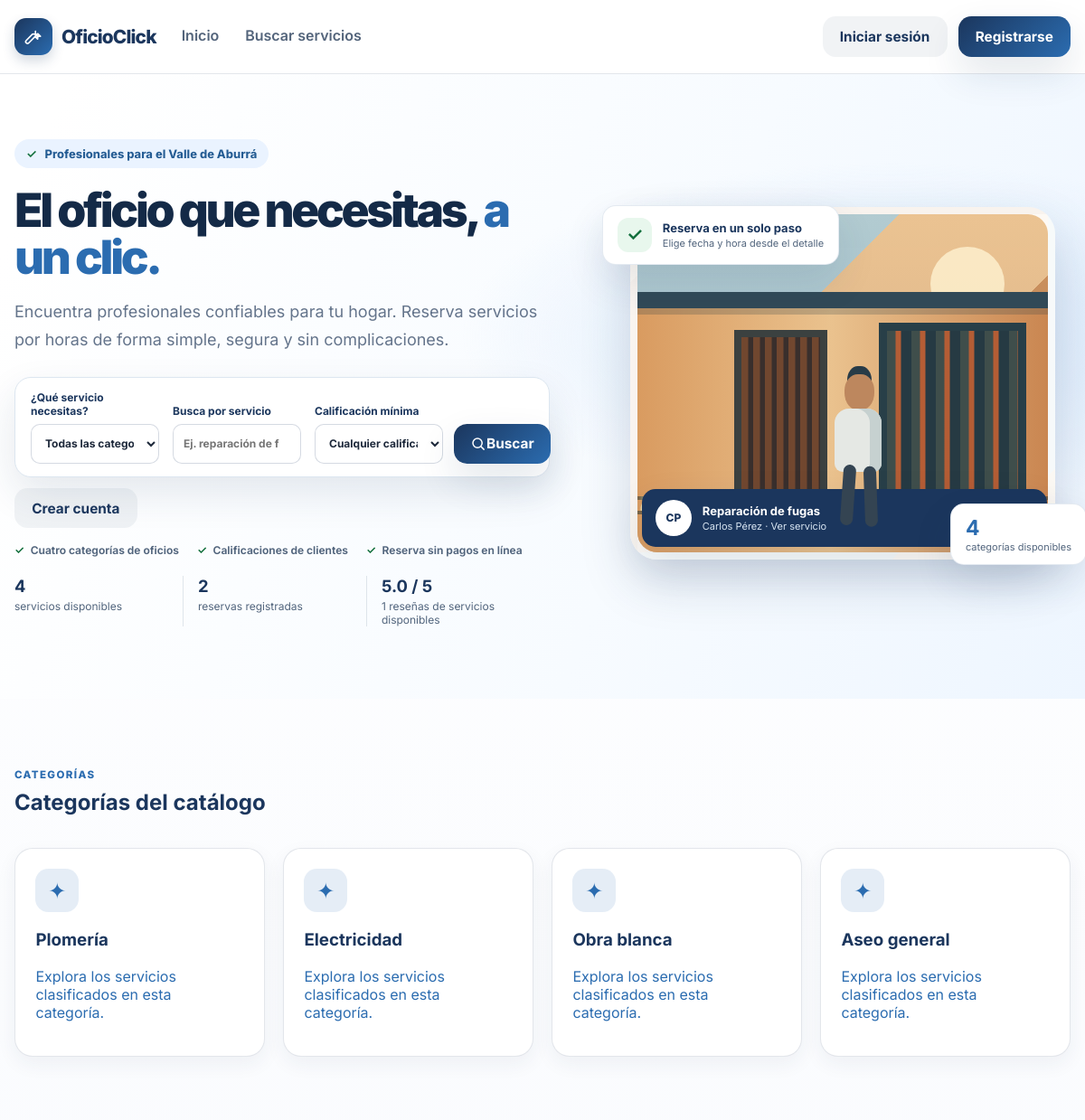
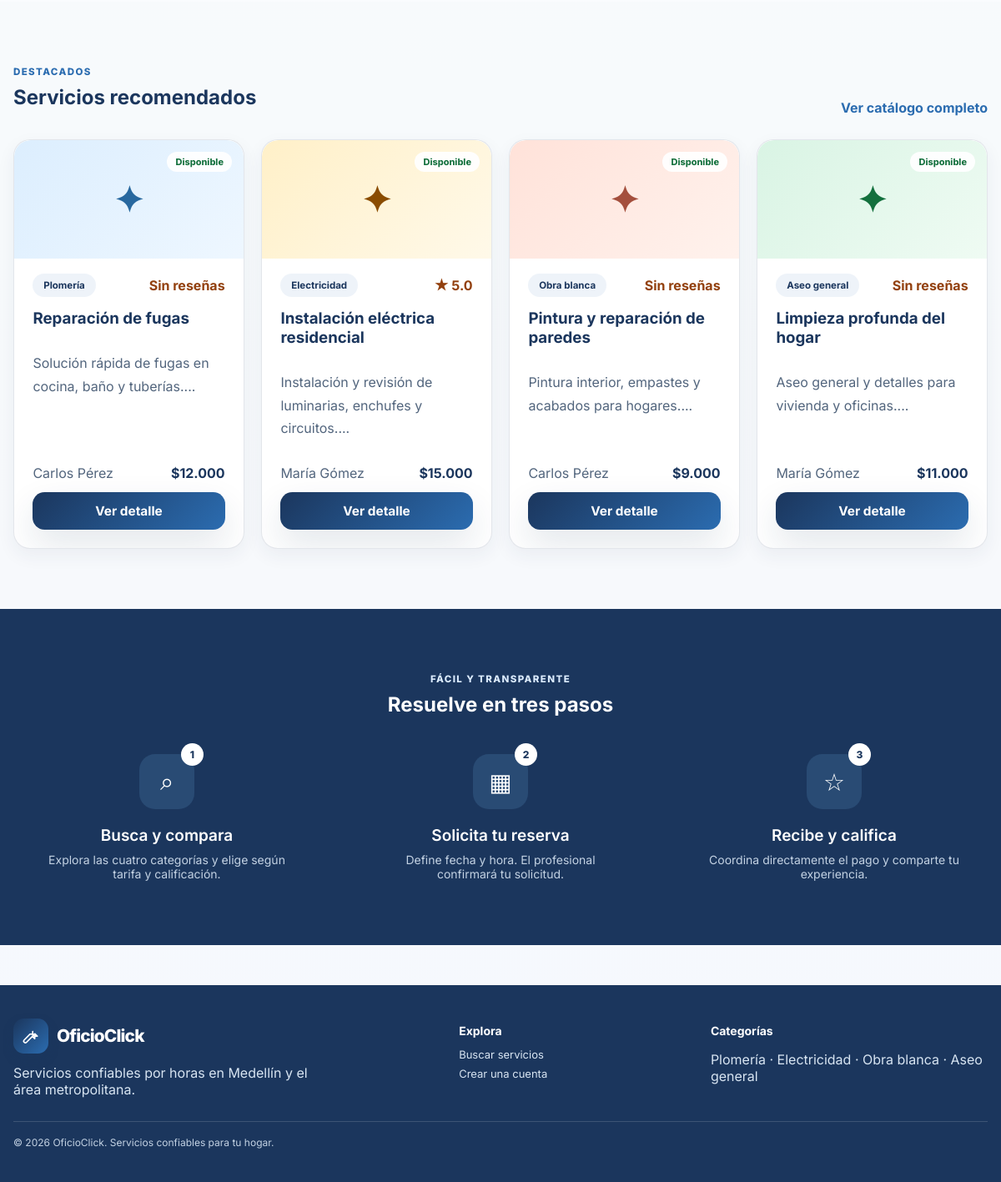
The page /index.php on the database its author committed (2 pictures, top to bottom).
### tables this page shows
CREATE TABLE IF NOT EXISTS `usuario` (
  `id` INT UNSIGNED NOT NULL AUTO_INCREMENT,
  `rol_id` INT UNSIGNED NOT NULL,
  `ciudad_id` INT UNSIGNED DEFAULT NULL,
  `nombre` VARCHAR(100) NOT NULL,
  `apellido` VARCHAR(100) NOT NULL,
  `email` VARCHAR(150) NOT NULL,
  `telefono` VARCHAR(40) DEFAULT NULL,
  `documento_identidad` VARCHAR(30) DEFAULT NULL,
  `direccion` VARCHAR(255) DEFAULT NULL,
  `password_hash` VARCHAR(255) NOT NULL,
  `estado` ENUM('activo','inactivo','pendiente') NOT NULL DEFAULT 'activo',
  `created_at` TIMESTAMP NOT NULL DEFAULT CURRENT_TIMESTAMP,
  `updated_at` TIMESTAMP NOT NULL DEFAULT CURRENT_TIMESTAMP ON UPDATE CURRENT_TIMESTAMP,
  PRIMARY KEY (`id`),
  UNIQUE KEY `uq_usuario_email` (`email`),
  UNIQUE KEY `uq_usuario_documento` (`documento_identidad`),
  KEY `idx_usuario_rol` (`rol_id`),
  KEY `idx_usuario_ciudad` (`ciudad_id`),
  CONSTRAINT `fk_usuario_rol` FOREIGN KEY (`rol_id`) REFERENCES `rol` (`id`),
  CONSTRAINT `fk_usuario_ciudad` FOREIGN KEY (`ciudad_id`) REFERENCES `ciudad` (`id`)
);

CREATE TABLE IF NOT EXISTS `servicio` (
  `id` INT UNSIGNED NOT NULL AUTO_INCREMENT,
  `trabajador_id` INT UNSIGNED NOT NULL,
  `categoria_id` INT UNSIGNED NOT NULL,
  `titulo` VARCHAR(150) NOT NULL,
  `descripcion` TEXT NOT NULL,
  `precio` DECIMAL(10,2) NOT NULL,
  `estado` ENUM('activo','inactivo') NOT NULL DEFAULT 'activo',
  `disponible` TINYINT(1) NOT NULL DEFAULT 1,
  `created_at` TIMESTAMP NOT NULL DEFAULT CURRENT_TIMESTAMP,
  `updated_at` TIMESTAMP NOT NULL DEFAULT CURRENT_TIMESTAMP ON UPDATE CURRENT_TIMESTAMP,
  PRIMARY KEY (`id`),
  KEY `idx_servicio_trabajador` (`trabajador_id`),
  KEY `idx_servicio_categoria` (`categoria_id`),
  CONSTRAINT `chk_servicio_precio` CHECK (`precio` > 0),
  CONSTRAINT `fk_servicio_trabajador` FOREIGN KEY (`trabajador_id`) REFERENCES `usuario` (`id`),
  CONSTRAINT `fk_servicio_categoria` FOREIGN KEY (`categoria_id`) REFERENCES `categoria` (`id`)
);

CREATE TABLE IF NOT EXISTS `categoria` (
  `id` INT UNSIGNED NOT NULL AUTO_INCREMENT,
  `nombre` VARCHAR(80) NOT NULL,
  PRIMARY KEY (`id`),
  UNIQUE KEY `uq_categoria_nombre` (`nombre`)
);

### public/index.php (called while the page is built, shortened)
<?php
$page = $_GET['page'] ?? 'home';
$viewData = [];
switch ($page) {
    case 'home':
        $viewData['services'] = fetchServices(['available_only' => true]);
        $viewData['categories'] = categoryOptions();
        $viewData['metrics'] = fetchDashboardMetrics();
        break;
}
include __DIR__ . '/../views/layouts/base.php';

### app/helpers.php (called while the page is built, shortened)
<?php
function dbConnection(): ?mysqli
{
    static $connection = null;
    if (is_object($connection) && $connection instanceof mysqli) {
        return $connection;
    }
    try {
        $connection = @mysqli_connect(DB_HOST, DB_USER, DB_PASS, DB_NAME, DB_PORT);
    } catch (Throwable $e) {
        $connection = null;
        return null;
    }
    mysqli_set_charset($connection, 'utf8mb4');
    return $connection;
}
function e(string $value): string
{
    return htmlspecialchars($value ?? '', ENT_QUOTES, 'UTF-8');
}
function getFlash(): ?array
{
    if (!isset($_SESSION['flash'])) {
        return null;
    }
    $flash = $_SESSION['flash'];
    return $flash;
}
function categoryOptions(): array
{
    $db = dbConnection();
    $result = mysqli_query(
        $db,
        "SELECT id, nombre FROM categoria
         WHERE nombre IN ('Plomería', 'Electricidad', 'Obra blanca', 'Aseo general')
         ORDER BY FIELD(nombre, 'Plomería', 'Electricidad', 'Obra blanca', 'Aseo general')"
    );
    $categories = [];
    while ($row = mysqli_fetch_assoc($result)) {
        $categories[] = $row;
    }
    return $categories;
}
function serviceFilterConditions(array $filters): array
{
    $conditions = [
        's.estado = "activo"',
        "c.nombre IN ('Plomería', 'Electricidad', 'Obra blanca', 'Aseo general')",
    ];
    $params = [];
    $types = '';
    if (!empty($filters['available_only'])) {
        $conditions[] = 's.disponible = 1';
    }
    return [implode(' AND ', $conditions), $params, $types];
}
function fetchServices(array $filters = []): array
{
    $db = dbConnection();
    [$where, $params, $types] = serviceFilterConditions($filters);
    $query = 'SELECT s.*, c.nombre AS category_name, u.nombre AS worker_name, u.apellido AS worker_lastname
              FROM servicio s
              INNER JOIN categoria c ON c.id = s.categoria_id
              INNER JOIN usuario u ON u.id = s.trabajador_id
              WHERE ' . $where . ' ORDER BY s.created_at DESC';
    $stmt = $db->prepare($query);
    if ($stmt && $stmt->execute()) {
        $result = $stmt->get_result();
        $services = [];
        while ($row = $result->fetch_assoc()) {
            $services[] = $row;
        }
        return $services;
    }
    return [];
}
function getAverageRating(int $serviceId): ?float
{
    $db = dbConnection();
    $stmt = mysqli_prepare($db, 'SELECT AVG(c.estrellas) AS rating FROM calificacion c INNER JOIN reserva r ON r.id = c.reserva_id WHERE r.servicio_id = ?');
    mysqli_stmt_bind_param($stmt, 'i', $serviceId);
    if (!mysqli_stmt_execute($stmt)) {
        error_log('OficioClick rating query failed: ' . mysqli_stmt_error($stmt));
        mysqli_stmt_close($stmt);
        return null;
    }
    $result = mysqli_stmt_get_result($stmt);
    $row = mysqli_fetch_assoc($result);
    return ($row['rating'] ?? null) === null ? null : (float) $row['rating'];
}
function fetchDashboardMetrics(): ?array
{
    $db = dbConnection();
    $query = "SELECT
                  (SELECT COUNT(*) FROM usuario) AS users_total,
                  (SELECT COUNT(*) FROM servicio WHERE estado = 'activo') AS active_services,
                  (SELECT COUNT(*) FROM servicio WHERE estado = 'activo' AND disponible = 1) AS available_services,
                  (SELECT COUNT(*) FROM reserva) AS reservations_total,
                  (SELECT COUNT(*) FROM reserva WHERE estado = 'pendiente') AS reservations_pending,
                  (SELECT COUNT(*) FROM reserva WHERE estado = 'confirmada') AS reservations_confirmed,
                  (SELECT COUNT(*) FROM reserva WHERE estado = 'finalizada') AS reservations_finished,
                  (SELECT COUNT(*) FROM reserva WHERE estado = 'cancelada') AS reservations_cancelled,
                  (SELECT COUNT(*) FROM calificacion c
                   INNER JOIN reserva r ON r.id = c.reserva_id
                   INNER JOIN servicio s ON s.id = r.servicio_id
                   WHERE s.estado = 'activo' AND s.disponible = 1) AS available_review_count,
                  (SELECT AVG(c.estrellas) FROM calificacion c
                   INNER JOIN reserva r ON r.id = c.reserva_id
                   INNER JOIN servicio s ON s.id = r.servicio_id
                   WHERE s.estado = 'activo' AND s.disponible = 1) AS available_average_rating";
    $result = mysqli_query($db, $query);
    $row = mysqli_fetch_assoc($result);
    return [
        'users_total' => (int) $row['users_total'],
        'active_services' => (int) $row['active_services'],
        'available_services' => (int) $row['available_services'],
        'reservations_total' => (int) $row['reservations_total'],
        'reservations_pending' => (int) $row['reservations_pending'],
        'reservations_confirmed' => (int) $row['reservations_confirmed'],
        'reservations_finished' => (int) $row['reservations_finished'],
        'reservations_cancelled' => (int) $row['reservations_cancelled'],
        'available_review_count' => (int) $row['available_review_count'],
        'available_average_rating' => $row['available_average_rating'] === null
            ? null
            : (float) $row['available_average_rating'],
    ];
}
function formatMoney(float $amount): string
{
    return '$' . number_format($amount, 0, ',', '.');
}

### views/home.php (the view, shortened to what this page needs)
<section class="hero">
    <div class="container hero-grid">
        <div class="hero-copy">
            <span class="trust-badge"><span aria-hidden="true">✓</span> Profesionales para el Valle de Aburrá</span>
            <h1>El oficio que necesitas, <span>a un clic.</span></h1>
            <p>Encuentra profesionales confiables para tu hogar. Reserva servicios por horas de forma simple, segura y sin complicaciones.</p>
            <form method="get" action="index.php" class="quick-search"<?php echo $formErrorDescription; ?>>
                <label>
                    ¿Qué servicio necesitas?
                    <select name="category">
                        <option value="">Todas las categorías</option>
                    </select>
                </label>
                <label>
                    Busca por servicio
                    <input type="search" name="search" placeholder="Ej. reparación de fugas">
                </label>
                <label>
                    Calificación mínima
                    <select name="min_rating">
                        <option value="">Cualquier calificación</option>
                    </select>
                </label>
                <button class="btn btn-primary" type="submit"><svg aria-hidden="true" viewBox="0 0 24 24" fill="none"><circle cx="10.8" cy="10.8" r="6.8" stroke="currentColor" stroke-width="2"/><path d="m16 16 4.2 4.2" stroke="currentColor" stroke-width="2" stroke-linecap="round"/></svg> Buscar</button>
            </form>
            <div class="hero-actions">
                <a class="btn btn-secondary" href="index.php?page=register">Crear cuenta</a>
            </div>
            <ul class="hero-benefits">
                <li><span aria-hidden="true">✓</span> Cuatro categorías de oficios</li>
                <li><span aria-hidden="true">✓</span> Calificaciones de clientes</li>
                <li><span aria-hidden="true">✓</span> Reserva sin pagos en línea</li>
            </ul>
            <ul class="stats-list hero-stats">
                <li>
                    <strong><?php echo $metrics === null ? 'No disponible' : number_format($metrics['available_services']); ?></strong>
                    <span>servicios disponibles</span>
                </li>
                <li>
                    <strong><?php echo $metrics === null ? 'No disponible' : number_format($metrics['reservations_total']); ?></strong>
                    <span>reservas registradas</span>
                </li>
                <li>
                    <strong>
                        <?php if ($metrics === null): ?>
                            No disponible
                        <?php elseif ($metrics['available_average_rating'] === null): ?>
                            Sin reseñas
                        <?php else: ?>
                            <?php echo number_format($metrics['available_average_rating'], 1); ?> / 5
                        <?php endif; ?>
                    </strong>
                    <span>
                        <?php echo $metrics === null
                            ? 'promedio de servicios disponibles'
                            : number_format($metrics['available_review_count']) . ' reseñas de servicios disponibles'; ?>
                    </span>
                </li>
            </ul>
        </div>
        <div class="hero-visual">
            <div class="hero-art" aria-hidden="true">
                <div class="art-sun"></div>
                <div class="art-house">
                    <div class="art-roof"></div>
                    <div class="art-window"></div>
                    <div class="art-door"></div>
                </div>
                <div class="art-worker"><span></span><i></i></div>
            </div>
            <div class="confirmation-card">
                <span class="confirmation-icon" aria-hidden="true">✓</span>
                <span><strong>Reserva en un solo paso</strong><small>Elige fecha y hora desde el detalle</small></span>
            </div>
            <?php if (!empty($services)): ?>
                <?php $featuredService = $services[0]; ?>
                <a class="worker-card" href="index.php?page=service&id=<?php echo (int) $featuredService['id']; ?>">
                    <span class="worker-avatar"><?php echo e(strtoupper(substr($featuredService['worker_name'], 0, 1) . substr($featuredService['worker_lastname'], 0, 1))); ?></span>
                    <span><strong><?php echo e($featuredService['titulo']); ?></strong><small><?php echo e($featuredService['worker_name'] . ' ' . $featuredService['worker_lastname']); ?> · Ver servicio</small></span>
                </a>
            <?php endif; ?>
            <div class="hero-count"><strong><?php echo count($categories); ?></strong><span>categorías disponibles</span></div>
        </div>
    </div>
</section>
<section class="section">
    <div class="container">
        <div class="section-header">
            <div>
                <span class="eyebrow">Categorías</span>
                <h2>Categorías del catálogo</h2>
            </div>
        </div>
        <div class="category-grid">
            <?php if (empty($categories)): ?>
                <div class="empty-state"><p>No se encontraron categorías.</p></div>
            <?php else: ?>
                <?php foreach ($categories as $category): ?>
                    <a class="category-card" href="index.php?page=catalog&amp;category=<?php echo e(rawurlencode($category['nombre'])); ?>">
                        <div class="icon-badge blue" aria-hidden="true">✦</div>
                        <h3><?php echo e($category['nombre']); ?></h3>
                        <p>Explora los servicios clasificados en esta categoría.</p>
                    </a>
                <?php endforeach; ?>
            <?php endif; ?>
        </div>
    </div>
</section>
<section class="section muted-section">
    <div class="container">
        <div class="section-header">
            <div>
                <span class="eyebrow">Destacados</span>
                <h2>Servicios recomendados</h2>
            </div>
            <a class="text-link" href="index.php?page=catalog">Ver catálogo completo</a>
        </div>
        <div class="product-grid">
            <?php foreach (array_slice($services, 0, 4) as $service): ?>
                <article class="product-card">
                    <div class="service-art" aria-hidden="true"><span>✦</span><small>Disponible</small></div>
                    <div class="product-top">
                        <span class="pill"><?php echo e($service['category_name']); ?></span>
                        <?php $serviceRating = getAverageRating((int) $service['id']); ?>
                        <span class="rating"><?php echo $serviceRating === null ? 'Sin reseñas' : '★ ' . number_format($serviceRating, 1); ?></span>
                    </div>
                    <h3><?php echo e($service['titulo']); ?></h3>
                    <p><?php echo e(substr($service['descripcion'], 0, 95)); ?>...</p>
                    <div class="product-meta">
                        <span><?php echo e($service['worker_name'] . ' ' . $service['worker_lastname']); ?></span>
                        <strong><?php echo formatMoney((float) $service['precio']); ?></strong>
                    </div>
                    <a class="btn btn-primary btn-block" href="index.php?page=service&id=<?php echo (int) $service['id']; ?>">Ver detalle</a>
                </article>
            <?php endforeach; ?>
        </div>
    </div>
</section>
<section class="how-it-works">
    <div class="container">
        <div class="how-heading">
            <span class="eyebrow">Fácil y transparente</span>
            <h2>Resuelve en tres pasos</h2>
        </div>
        <div class="steps-grid">
            <article class="step-card">
                <span class="step-icon" aria-hidden="true">⌕</span>
                <span class="step-number">1</span>
                <h3>Busca y compara</h3>
                <p>Explora las cuatro categorías y elige según tarifa y calificación.</p>
            </article>
            <article class="step-card">
                <span class="step-icon" aria-hidden="true">▦</span>
                <span class="step-number">2</span>
                <h3>Solicita tu reserva</h3>
                <p>Define fecha y hora. El profesional confirmará tu solicitud.</p>
            </article>
            <article class="step-card">
                <span class="step-icon" aria-hidden="true">☆</span>
                <span class="step-number">3</span>
                <h3>Recibe y califica</h3>
                <p>Coordina directamente el pago y comparte tu experiencia.</p>
            </article>
        </div>
    </div>
</section>

### rows shown on the page
usuario: nombre+apellido "CP", nombre+apellido "Carlos Pérez"
servicio: titulo "Reparación de fugas", categoria.nombre "Plomería", shows "Sin reseñas", descripcion "Solución rápida de fugas en cocina, baño y tuberías.", trabajador.apellido "Carlos Pérez", precio "$12.000"
categoria: nombre "Plomería"
categoria: nombre "Electricidad"
categoria: nombre "Obra blanca"
categoria: nombre "Aseo general"
servicio: categoria.nombre "Electricidad", serviceRating "5.0", titulo "Instalación eléctrica residencial", descripcion "Instalación y revisión de luminarias, enchufes y circuitos.", trabajador.apellido "María Gómez", precio "$15.000"
servicio: categoria.nombre "Obra blanca", shows "Sin reseñas", titulo "Pintura y reparación de paredes", descripcion "Pintura interior, empastes y acabados para hogares.", trabajador.apellido "Carlos Pérez", precio "$9.000"
servicio: categoria.nombre "Aseo general", shows "Sin reseñas", titulo "Limpieza profunda del hogar", descripcion "Aseo general y detalles para vivienda y oficinas.", trabajador.apellido "María Gómez", precio "$11.000"

### other values the page prints
$metrics['available_services'] "4"
$metrics['reservations_total'] "2"
$metrics['available_average_rating'] "5.0"
$metrics['available_review_count'] "1"
count($categories) "4"
